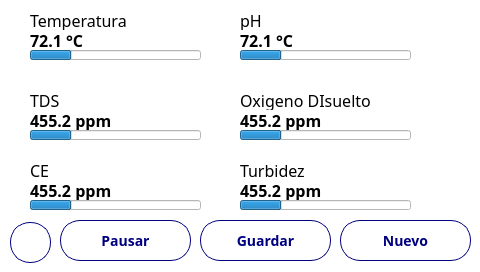
<?xml version="1.0" encoding="UTF-8"?>
<ui version="4.0">
 <class>MainWindow</class>
 <widget class="QMainWindow" name="MainWindow">
  <property name="geometry">
   <rect>
    <x>0</x>
    <y>0</y>
    <width>480</width>
    <height>272</height>
   </rect>
  </property>
  <property name="windowTitle">
   <string>MainWindow</string>
  </property>
  <property name="styleSheet">
   <string notr="true">QLabel {
	font-family: Poppins;
	font-size: 16px;
}

QWidget {
	background-color: white;
}

QPushButton {
	border: 1px solid #00007f;
	background-color: white;
	color: #00007f;
	font-size: 14px;
	font-family: Poppins;
	font-weight: 500;
}

QLabel {
	text-align: center;
}</string>
  </property>
  <widget class="QWidget" name="centralwidget">
   <widget class="QPushButton" name="saveBtn">
    <property name="geometry">
     <rect>
      <x>200</x>
      <y>220</y>
      <width>131</width>
      <height>41</height>
     </rect>
    </property>
    <property name="styleSheet">
     <string notr="true">border-radius: 20px;</string>
    </property>
    <property name="text">
     <string>Guardar</string>
    </property>
   </widget>
   <widget class="QPushButton" name="pauseBtn">
    <property name="geometry">
     <rect>
      <x>60</x>
      <y>220</y>
      <width>131</width>
      <height>41</height>
     </rect>
    </property>
    <property name="styleSheet">
     <string notr="true">border-radius: 20px;</string>
    </property>
    <property name="text">
     <string>Pausar</string>
    </property>
   </widget>
   <widget class="QPushButton" name="backBtn">
    <property name="geometry">
     <rect>
      <x>10</x>
      <y>222</y>
      <width>41</width>
      <height>41</height>
     </rect>
    </property>
    <property name="styleSheet">
     <string notr="true">	height: 40px;
	border-radius: 20px;
	border: 1px solid #00007f;
	background-color: white;
	color: #00007f;
	font-weight: 500;
	font-size: 16px;</string>
    </property>
    <property name="text">
     <string/>
    </property>
   </widget>
   <widget class="QPushButton" name="saveBtn_2">
    <property name="geometry">
     <rect>
      <x>340</x>
      <y>220</y>
      <width>131</width>
      <height>41</height>
     </rect>
    </property>
    <property name="styleSheet">
     <string notr="true">border-radius: 20px;</string>
    </property>
    <property name="text">
     <string>Nuevo</string>
    </property>
   </widget>
   <widget class="QLabel" name="label">
    <property name="geometry">
     <rect>
      <x>30</x>
      <y>10</y>
      <width>151</width>
      <height>21</height>
     </rect>
    </property>
    <property name="text">
     <string>Temperatura</string>
    </property>
   </widget>
   <widget class="QLabel" name="label_2">
    <property name="geometry">
     <rect>
      <x>30</x>
      <y>30</y>
      <width>151</width>
      <height>21</height>
     </rect>
    </property>
    <property name="styleSheet">
     <string notr="true">font-weight: bold;</string>
    </property>
    <property name="text">
     <string>72.1 °C</string>
    </property>
   </widget>
   <widget class="QLabel" name="label_3">
    <property name="geometry">
     <rect>
      <x>30</x>
      <y>90</y>
      <width>191</width>
      <height>21</height>
     </rect>
    </property>
    <property name="text">
     <string>TDS</string>
    </property>
   </widget>
   <widget class="QLabel" name="label_4">
    <property name="geometry">
     <rect>
      <x>30</x>
      <y>110</y>
      <width>151</width>
      <height>21</height>
     </rect>
    </property>
    <property name="styleSheet">
     <string notr="true">font-weight: bold;</string>
    </property>
    <property name="text">
     <string>455.2 ppm</string>
    </property>
   </widget>
   <widget class="QLabel" name="label_5">
    <property name="geometry">
     <rect>
      <x>30</x>
      <y>160</y>
      <width>181</width>
      <height>21</height>
     </rect>
    </property>
    <property name="text">
     <string>CE</string>
    </property>
   </widget>
   <widget class="QLabel" name="label_6">
    <property name="geometry">
     <rect>
      <x>30</x>
      <y>180</y>
      <width>151</width>
      <height>21</height>
     </rect>
    </property>
    <property name="styleSheet">
     <string notr="true">font-weight: bold;</string>
    </property>
    <property name="text">
     <string>455.2 ppm</string>
    </property>
   </widget>
   <widget class="QLabel" name="label_7">
    <property name="geometry">
     <rect>
      <x>240</x>
      <y>10</y>
      <width>151</width>
      <height>21</height>
     </rect>
    </property>
    <property name="text">
     <string>pH</string>
    </property>
   </widget>
   <widget class="QLabel" name="label_8">
    <property name="geometry">
     <rect>
      <x>240</x>
      <y>30</y>
      <width>151</width>
      <height>21</height>
     </rect>
    </property>
    <property name="styleSheet">
     <string notr="true">font-weight: bold;</string>
    </property>
    <property name="text">
     <string>72.1 °C</string>
    </property>
   </widget>
   <widget class="QLabel" name="label_9">
    <property name="geometry">
     <rect>
      <x>240</x>
      <y>90</y>
      <width>181</width>
      <height>21</height>
     </rect>
    </property>
    <property name="text">
     <string>Oxigeno DIsuelto</string>
    </property>
   </widget>
   <widget class="QLabel" name="label_10">
    <property name="geometry">
     <rect>
      <x>240</x>
      <y>180</y>
      <width>151</width>
      <height>21</height>
     </rect>
    </property>
    <property name="styleSheet">
     <string notr="true">font-weight: bold;</string>
    </property>
    <property name="text">
     <string>455.2 ppm</string>
    </property>
   </widget>
   <widget class="QLabel" name="label_11">
    <property name="geometry">
     <rect>
      <x>240</x>
      <y>160</y>
      <width>181</width>
      <height>21</height>
     </rect>
    </property>
    <property name="text">
     <string>Turbidez</string>
    </property>
   </widget>
   <widget class="QLabel" name="label_12">
    <property name="geometry">
     <rect>
      <x>240</x>
      <y>110</y>
      <width>151</width>
      <height>21</height>
     </rect>
    </property>
    <property name="styleSheet">
     <string notr="true">font-weight: bold;</string>
    </property>
    <property name="text">
     <string>455.2 ppm</string>
    </property>
   </widget>
   <widget class="QProgressBar" name="progressBar_2">
    <property name="geometry">
     <rect>
      <x>30</x>
      <y>200</y>
      <width>171</width>
      <height>10</height>
     </rect>
    </property>
    <property name="value">
     <number>24</number>
    </property>
    <property name="textVisible">
     <bool>false</bool>
    </property>
   </widget>
   <widget class="QProgressBar" name="progressBar_3">
    <property name="geometry">
     <rect>
      <x>30</x>
      <y>130</y>
      <width>171</width>
      <height>10</height>
     </rect>
    </property>
    <property name="value">
     <number>24</number>
    </property>
    <property name="textVisible">
     <bool>false</bool>
    </property>
   </widget>
   <widget class="QProgressBar" name="progressBar_4">
    <property name="geometry">
     <rect>
      <x>30</x>
      <y>50</y>
      <width>171</width>
      <height>10</height>
     </rect>
    </property>
    <property name="value">
     <number>24</number>
    </property>
    <property name="textVisible">
     <bool>false</bool>
    </property>
   </widget>
   <widget class="QProgressBar" name="progressBar_5">
    <property name="geometry">
     <rect>
      <x>240</x>
      <y>130</y>
      <width>171</width>
      <height>10</height>
     </rect>
    </property>
    <property name="value">
     <number>24</number>
    </property>
    <property name="textVisible">
     <bool>false</bool>
    </property>
   </widget>
   <widget class="QProgressBar" name="progressBar_6">
    <property name="geometry">
     <rect>
      <x>240</x>
      <y>200</y>
      <width>171</width>
      <height>10</height>
     </rect>
    </property>
    <property name="value">
     <number>24</number>
    </property>
    <property name="textVisible">
     <bool>false</bool>
    </property>
   </widget>
   <widget class="QProgressBar" name="progressBar_7">
    <property name="geometry">
     <rect>
      <x>240</x>
      <y>50</y>
      <width>171</width>
      <height>10</height>
     </rect>
    </property>
    <property name="value">
     <number>24</number>
    </property>
    <property name="textVisible">
     <bool>false</bool>
    </property>
   </widget>
  </widget>
 </widget>
 <resources/>
 <connections/>
</ui>
